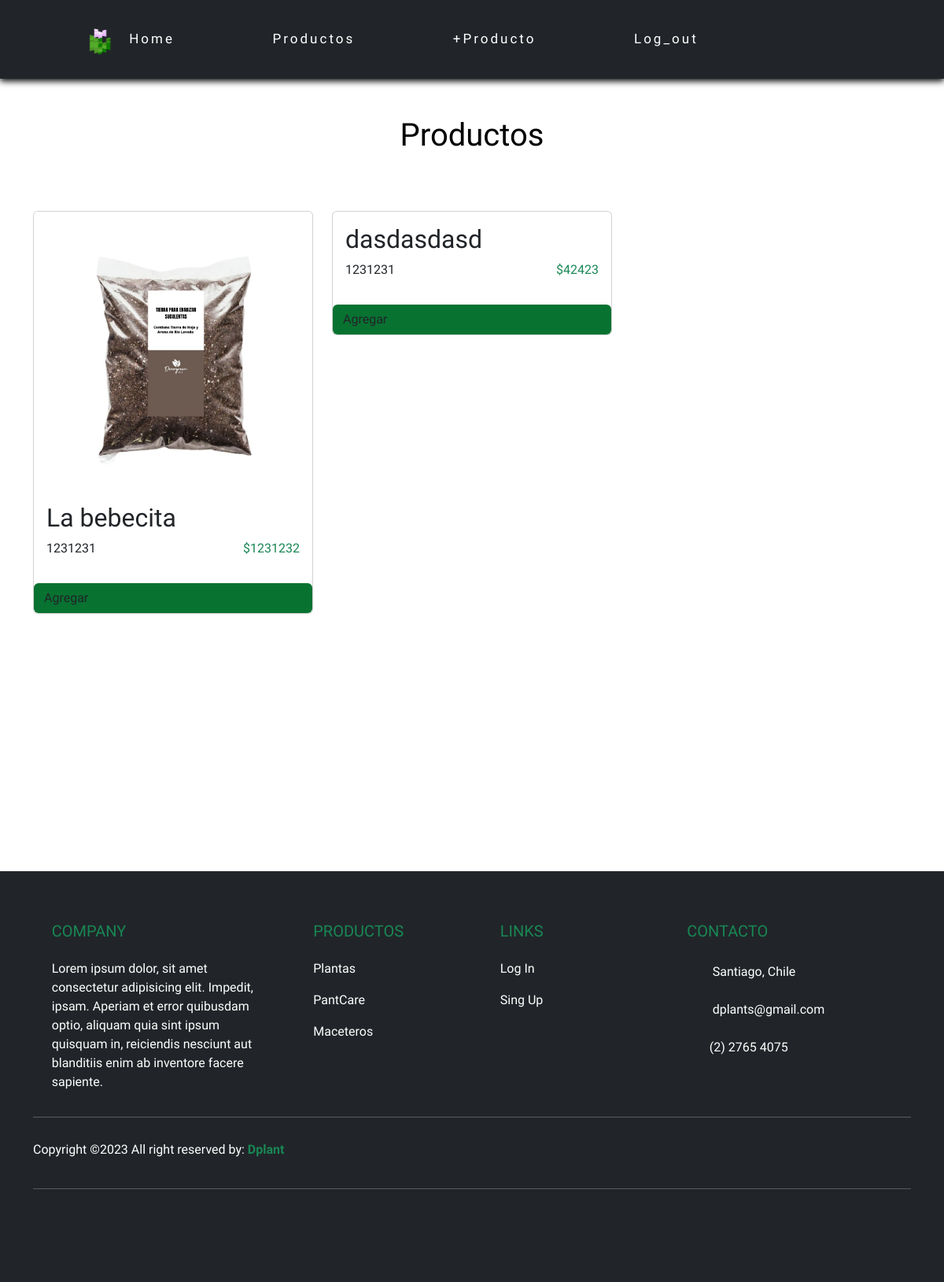
The page /pProductos.html/ (signed in) on the database as committed earlier.
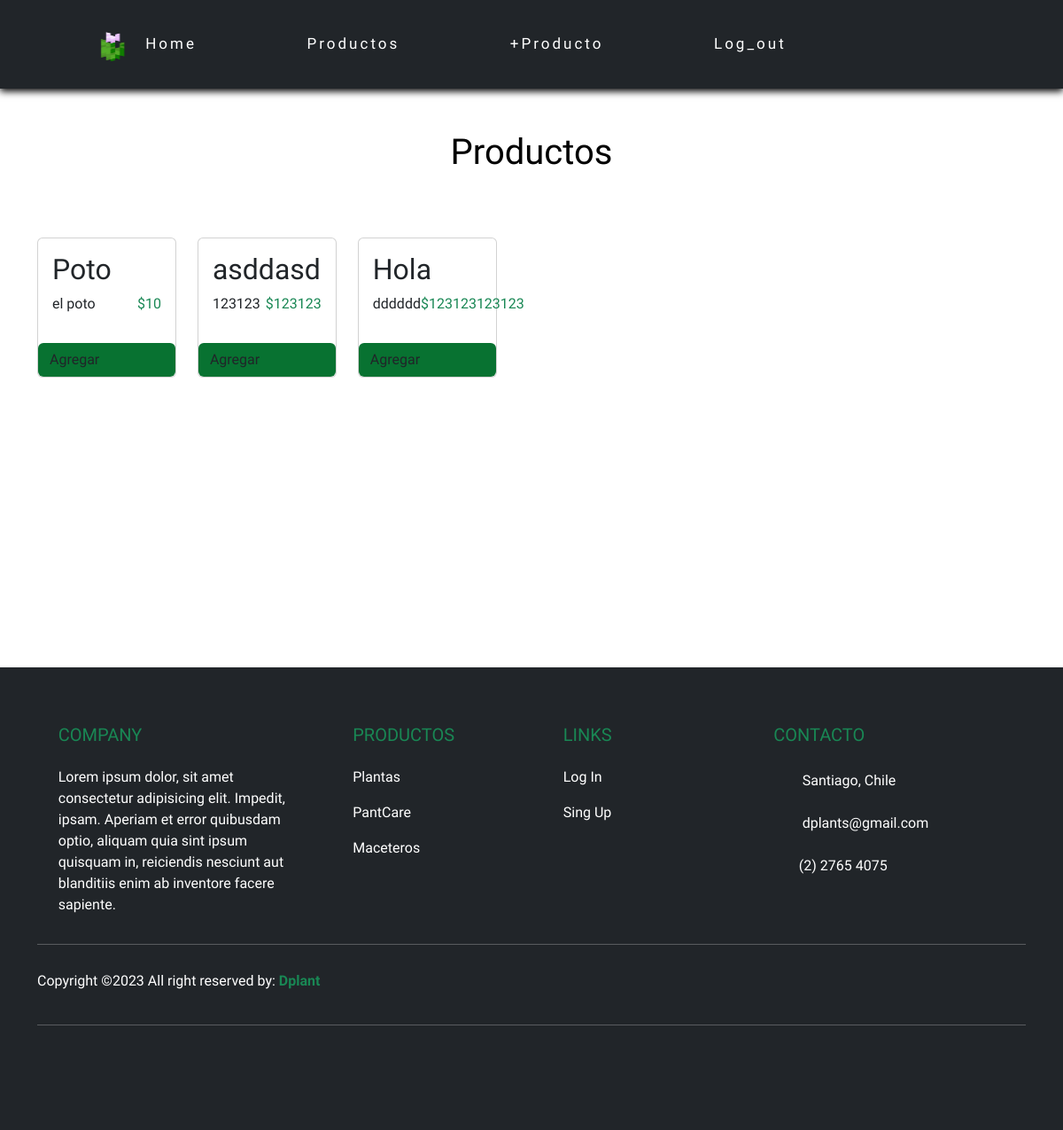
The same page on the database as committed later.
### apps/Tienda/models.py (models this page shows, shortened)
class Producto(models.Model):
    sku = models.CharField(primary_key=True,max_length=15)
    nombre = models.CharField(max_length=50)
    precio = models.IntegerField()
    stock = models.IntegerField()
    fecha = models.DateField(auto_now_add=True)
    descripcion = models.CharField(max_length=120)
    imagenUrl = models.ImageField(upload_to="imgProducto")
    categoriaId = models.ForeignKey(Categoria, on_delete=models.CASCADE)

### apps/Tienda/views.py (the view)
# urls.py: path('pProductos.html/', cargarProductos , name='prod'),
@login_required
def cargarProductos(request):
    categorias = Categoria.objects.all()
    productos = Producto.objects.all()
    return render(request, "pProductos.html",{"prod":productos, "cate":categorias })

### apps/Tienda/templates/pProductos.html (shortened to what this page needs)
{% extends './base.html' %}
{% load static %}
{% block body %}
<link rel="stylesheet" href="{% static 'css/carrito.css' %}">
<div class="container mt-5">
    <h1 class="text-center font-weigth-normal" style="color: black;">Productos</h1>
</div>
    <section class="container mt-4 d-flex mb-5">
        <div class="row">
            {% for p in prod %}
                <div class="col-md-4 mt-5">
                    <div class="card item">
                        <img src="{{p.imagenUrl.url}}" alt="" class="img-item card-img-top w-100 ">
                            <div class="card-body">
                                <h2 class="titulo-item">{{p.nombre}}</h2>
                                <div class="d-flex justify-content-between">
                                    <p class="card-text">{{p.descripcion}}</p>
                                    <P class="precio-item mr-4 text-success">${{p.precio}}</p>
                                </div>
                            </div>
                            <button class="boton-item btn d-flex" id="botonColor">
                                Agregar
                            </button>
                    </div>
                </div>
            {% endfor %}
        </div>
    </section>
<div class="container">
</div>
{% endblock %}

Rows that differ between the two databases and show on the page:
removed Producto: imagenUrl (picture), nombre "La bebecita", descripcion "1231231", precio "1231232"
removed Producto: nombre "dasdasdasd", descripcion "1231231", precio "42423"
added Producto: nombre "Poto", descripcion "el poto", precio "10"
added Producto: nombre "asddasd", descripcion "123123", precio "123123"
added Producto: nombre "Hola", descripcion "dddddd", precio "123123123123"
